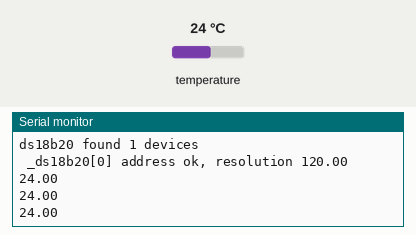
Recording of a sketch running on a simulated ESP32. Shown: the last lines printed to the serial monitor. The inputs (shaded band) are chosen by the test bench; at power-on: temperature 24 °C.

Above: at 2.2 s.
2.3 s: temperature set to 12 °C
At 2.81 s:
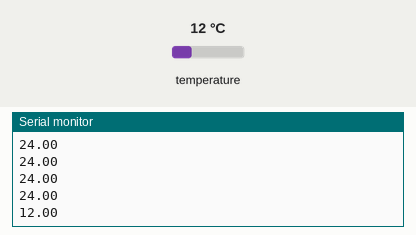
3.8 s: temperature set to 19 °C
At 4.07 s:
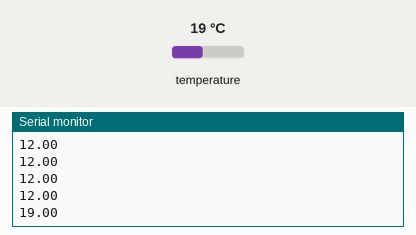
Timing chart, 0 to 6.8 s (numbered marks = the images above; inputs shaded):
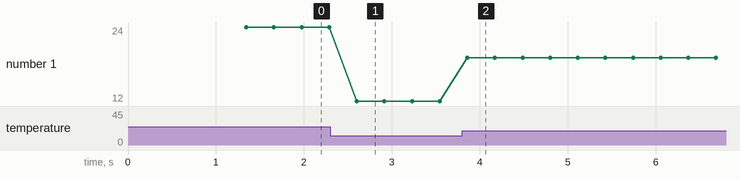

The sketch:

5_temperature.ino
```cpp
#include "ds18b20.h"
Ds18b20 temperature;

void setup(void)
{
	Serial.begin(115200);
	delay(1000);
}

void loop(void)
{
	Serial.println(temperature.get());
	delay(300);
}
```

ds18b20.h
```cpp
#include <OneWire.h>
#include <DallasTemperature.h>

#define ONE_WIRE_BUS 4
OneWire oneWire(ONE_WIRE_BUS);
DallasTemperature _ds18b20(&oneWire);
class Ds18b20 {
public:
	bool ready;
	float temp_readings[8][100];
	int numreadings;
	int count;
	bool available;
	DeviceAddress address[8];

	Ds18b20() {
		available = true;
		ready = false;
	}

	float get() {
		float x=0;
		if (!available) return 0;
		if (!ready) {
			ready = true;
			_ds18b20.begin();
			if (_ds18b20.getDeviceCount()>0) {
			  Serial.printf("\nds18b20 found %d devices", _ds18b20.getDeviceCount());
			  count = _ds18b20.getDeviceCount();
			  for (int i=0; i<_ds18b20.getDeviceCount(); i++) {
				if (_ds18b20.getAddress(address[i], i)) Serial.printf("\n _ds18b20[%d] address ok, ", i);
				_ds18b20.setResolution(12);
				Serial.printf("resolution %d", _ds18b20.getResolution(address[i]));
			  }
			  _ds18b20.setWaitForConversion(false);
			  _ds18b20.requestTemperatures();
			} else Serial.printf("\nfound no _ds18b20");
			return 0;
		}
		for (int i=0; i<_ds18b20.getDeviceCount(); i++) {
			x = _ds18b20.getTempC(address[i]);
			//Serial.printf(" %.1f", x);
			//temp_readings[i][numreadings++]=x;
		}
		_ds18b20.requestTemperatures();
		return x;
	}
};
```

Measured:
- after the input at 2.3 s, the serial monitor: prints a new line after 0.30 s (image 1)
- after the input at 3.8 s, the serial monitor: prints a new line after 0.06 s (image 2)
- plotted number 1: 24 → 12 after the input at 2.3 s, 12 → 19 after the input at 3.8 s
